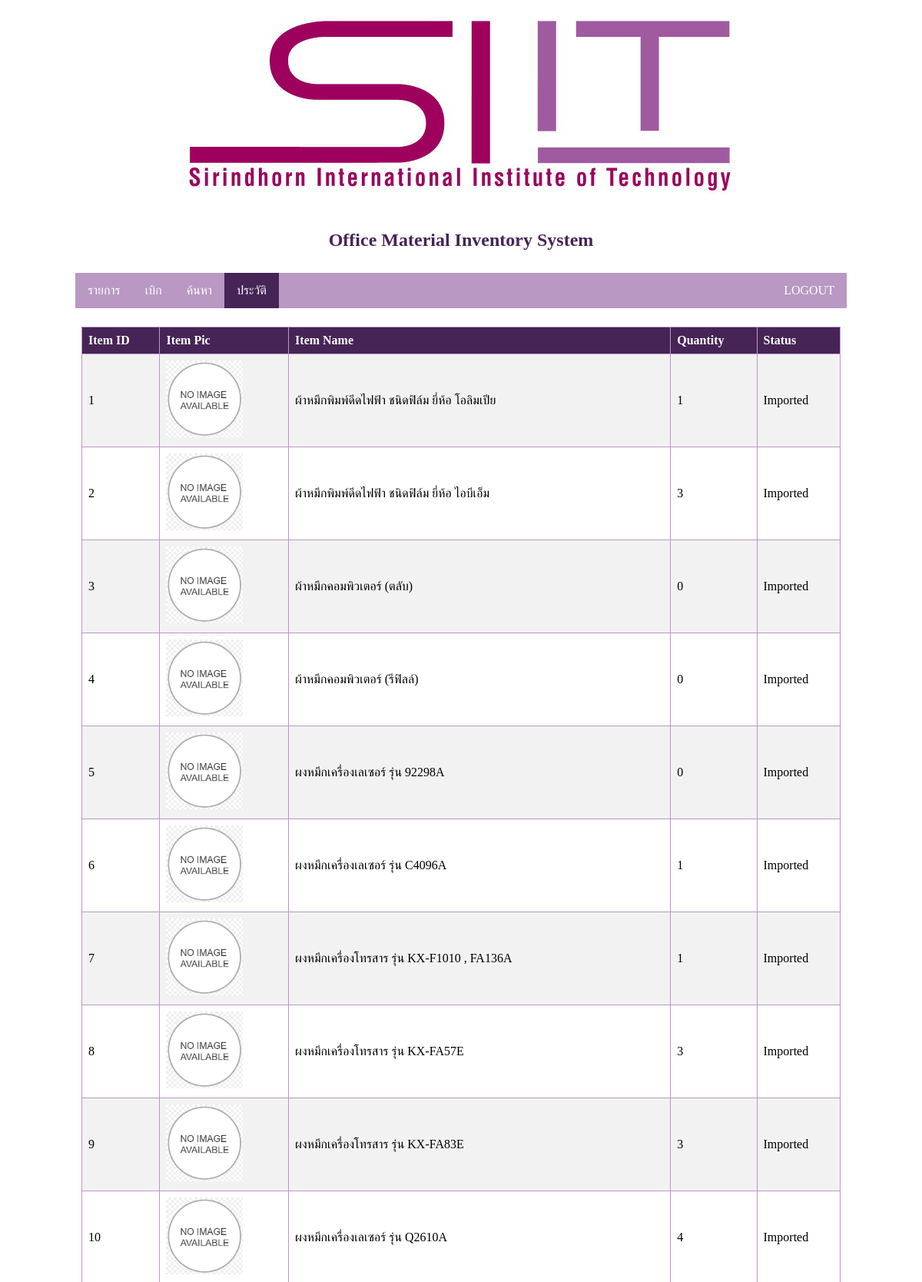
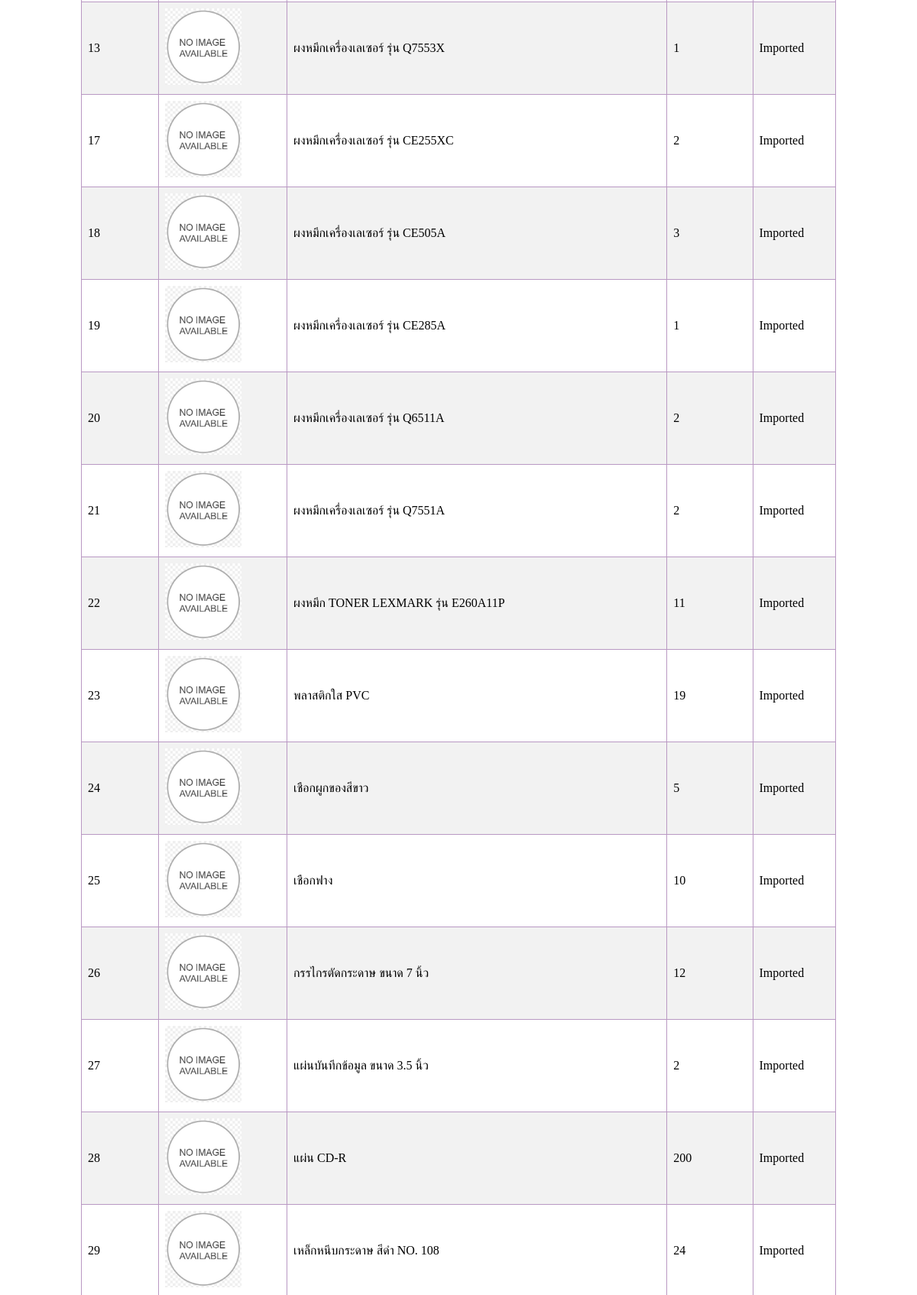
Page /h_detail3.php?ID=1 (signed in, upper part) on the committed database (2 pictures, top to bottom).
### tables this page shows
CREATE TABLE `detail` (
  `Detail_ID` int(200) NOT NULL,
  `Type` int(5) NOT NULL,
  `Order_ID` int(200) NOT NULL,
  `Item_ID` int(200) NOT NULL,
  `Quantity` int(5) NOT NULL,
  `CostPerUnit` float NOT NULL DEFAULT '0',
  `status` varchar(10) NOT NULL
);

CREATE TABLE `rs_stock` (
  `ID` int(11) NOT NULL,
  `Pic` varchar(255) NOT NULL,
  `Code` varchar(255) NOT NULL,
  `Full_Name` varchar(255) NOT NULL,
  `QLeft` int(255) NOT NULL,
  `Unit` varchar(255) NOT NULL
);

### h_detail3.php (the view, shortened to what this page needs)
<?php
require_once('connect.php');
$ID = $_GET["ID"];
?>
<!DOCTYPE HTML>
<html>
	<head>
		<link rel="stylesheet" type="text/css" href="style.css">
	</head>
<div id="wrapper">
	<body>
		<div id="div_header">
		<center><img src="logo.jpg" alt="logo"></center>
		<br>
		<center><h1>Office Material Inventory System</center>
		</div>
		<div id="div_subhead">
			<ul>
				<li><a href="index3.php">รายการ</a></li>
				<li><a href="show3.php">เบิก</a></li>
				<li><a href="search3.php">ค้นหา</a></li>
				<li><a class="active" href="history3.php">ประวัติ</a></li>
				<li style="float:right"><a href="logout.php">LOGOUT</a></li>
			</ul>
		</div>
		<div id="div_main">
			<div id="div_content">
        <table id="tb0">
          <tr>
            <th>Item ID</th>
            <th>Item Pic</th>
            <th>Item Name</th>
            <th>Quantity</th>
						<th>Status</th>
          </tr>
          <?php
          $q="select detail.*,rs_stock.* from detail,rs_stock where detail.Item_ID=rs_stock.ID and detail.Order_ID = $ID";
          $result=$objCon->query($q);
          while($row=$result->fetch_array()){?>
          <tr>
            <center>
                <td><?=$row['ID']?></td>
                <td><img src="<?=$row['Pic'] ?>" height="100" width="100"></td>
                <td><?=$row['Full_Name']?></td>
                <td><?=$row['Quantity']?></td>
								<td><?=$row['status']?></td>
            </center>
          </tr>
          <?php } ?>
        </table>
				<br>
			</div>
		</div>
	</body>
</div>
</html>

### style.css (style rules this page uses)
* { font-size: 100%; font-family: Tahoma; }
#wrapper { margin-left:auto; margin-right:auto; width:85%; }
h1 { display: block; font-size: 1.5em; color: rgb(70,36,86); font-weight: bold; }
body { margin:0px; font-family:sans-serif; }
div#div_main { position:relative; }
div#div_header { padding:0.3em; color:black; }
div#div_subhead { position:relative; padding:0.5em; }
div#div_content { background-color:white; margin-left:0; margin-right:0; padding:1em; min-height: 400px; }
ul { list-style-type: none; margin: 0; padding: 0; overflow: hidden; background-color: rgb(185,152,195); }
li { float: left; }
li a, .dropbtn { display: inline-block; color: white; text-align: center; padding: 14px 16px; text-decoration: none; }
.active { background-color: rgb(70,36,86); }
table { border-collapse: collapse; width: 100%; }
th, td { padding: 8px; }
table#tb0 { border-collapse: collapse; width: 100%; height: 100%; }
table#tb0 th, td { text-align: left; padding: 8px; color: black; border: 1px solid rgb(185,152,195); }
table#tb0 tr:nth-child(even) { background-color: #f2f2f2; }
table#tb0 th { background-color: rgb(70,36,86); color: white; }

### rows in the picture
detail: rs_stock.ID "1", rs_stock.Pic (placeholder picture), rs_stock.Full_Name "ผ้าหมึกพิมพ์ดีดไฟฟ้า ชนิดฟิล์ม ยี่ห้อ โอลิมเปีย", Quantity "1", status "Imported"
detail: rs_stock.ID "2", rs_stock.Pic (placeholder picture), rs_stock.Full_Name "ผ้าหมึกพิมพ์ดีดไฟฟ้า ชนิดฟิล์ม ยี่ห้อ ไอบีเอ็ม", Quantity "3", status "Imported"
detail: rs_stock.ID "3", rs_stock.Pic (placeholder picture), rs_stock.Full_Name "ผ้าหมึกคอมพิวเตอร์ (ตลับ)", Quantity "0", status "Imported"
detail: rs_stock.ID "4", rs_stock.Pic (placeholder picture), rs_stock.Full_Name "ผ้าหมึกคอมพิวเตอร์ (รีฟิลล์)", Quantity "0", status "Imported"
detail: rs_stock.ID "5", rs_stock.Pic (placeholder picture), rs_stock.Full_Name "ผงหมึกเครื่องเลเซอร์ รุ่น 92298A", Quantity "0", status "Imported"
detail: rs_stock.ID "6", rs_stock.Pic (placeholder picture), rs_stock.Full_Name "ผงหมึกเครื่องเลเซอร์ รุ่น C4096A", Quantity "1", status "Imported"
detail: rs_stock.ID "7", rs_stock.Pic (placeholder picture), rs_stock.Full_Name "ผงหมึกเครื่องโทรสาร รุ่น KX-F1010 , FA136A", Quantity "1", status "Imported"
detail: rs_stock.ID "8", rs_stock.Pic (placeholder picture), rs_stock.Full_Name "ผงหมึกเครื่องโทรสาร รุ่น KX-FA57E", Quantity "3", status "Imported"
detail: rs_stock.ID "9", rs_stock.Pic (placeholder picture), rs_stock.Full_Name "ผงหมึกเครื่องโทรสาร รุ่น KX-FA83E", Quantity "3", status "Imported"
detail: rs_stock.ID "10", rs_stock.Pic (placeholder picture), rs_stock.Full_Name "ผงหมึกเครื่องเลเซอร์ รุ่น Q2610A", Quantity "4", status "Imported"
detail: rs_stock.ID "13", rs_stock.Pic (placeholder picture), rs_stock.Full_Name "ผงหมึกเครื่องเลเซอร์ รุ่น Q7553X", Quantity "1", status "Imported"
detail: rs_stock.ID "17", rs_stock.Pic (placeholder picture), rs_stock.Full_Name "ผงหมึกเครื่องเลเซอร์ รุ่น CE255XC", Quantity "2", status "Imported"
detail: rs_stock.ID "18", rs_stock.Pic (placeholder picture), rs_stock.Full_Name "ผงหมึกเครื่องเลเซอร์ รุ่น CE505A", Quantity "3", status "Imported"
detail: rs_stock.ID "19", rs_stock.Pic (placeholder picture), rs_stock.Full_Name "ผงหมึกเครื่องเลเซอร์ รุ่น CE285A", Quantity "1", status "Imported"
detail: rs_stock.ID "20", rs_stock.Pic (placeholder picture), rs_stock.Full_Name "ผงหมึกเครื่องเลเซอร์ รุ่น Q6511A", Quantity "2", status "Imported"
detail: rs_stock.ID "21", rs_stock.Pic (placeholder picture), rs_stock.Full_Name "ผงหมึกเครื่องเลเซอร์ รุ่น Q7551A", Quantity "2", status "Imported"
detail: rs_stock.ID "22", rs_stock.Pic (placeholder picture), rs_stock.Full_Name "ผงหมึก TONER LEXMARK รุ่น E260A11P", Quantity "11", status "Imported"
detail: rs_stock.ID "23", rs_stock.Pic (placeholder picture), rs_stock.Full_Name "พลาสติกใส PVC", Quantity "19", status "Imported"
detail: rs_stock.ID "24", rs_stock.Pic (placeholder picture), rs_stock.Full_Name "เชือกผูกของสีขาว", Quantity "5", status "Imported"
detail: rs_stock.ID "25", rs_stock.Pic (placeholder picture), rs_stock.Full_Name "เชือกฟาง", Quantity "10", status "Imported"
detail: rs_stock.ID "26", rs_stock.Pic (placeholder picture), rs_stock.Full_Name "กรรไกรตัดกระดาษ ขนาด 7 นิ้ว", Quantity "12", status "Imported"
detail: rs_stock.ID "27", rs_stock.Pic (placeholder picture), rs_stock.Full_Name "แผ่นบันทึกข้อมูล ขนาด 3.5 นิ้ว", Quantity "2", status "Imported"
detail: rs_stock.ID "28", rs_stock.Pic (placeholder picture), rs_stock.Full_Name "แผ่น CD-R", Quantity "200", status "Imported"
detail: rs_stock.ID "29", rs_stock.Pic (placeholder picture), rs_stock.Full_Name "เหล็กหนีบกระดาษ สีดำ NO. 108", Quantity "24", status "Imported"
